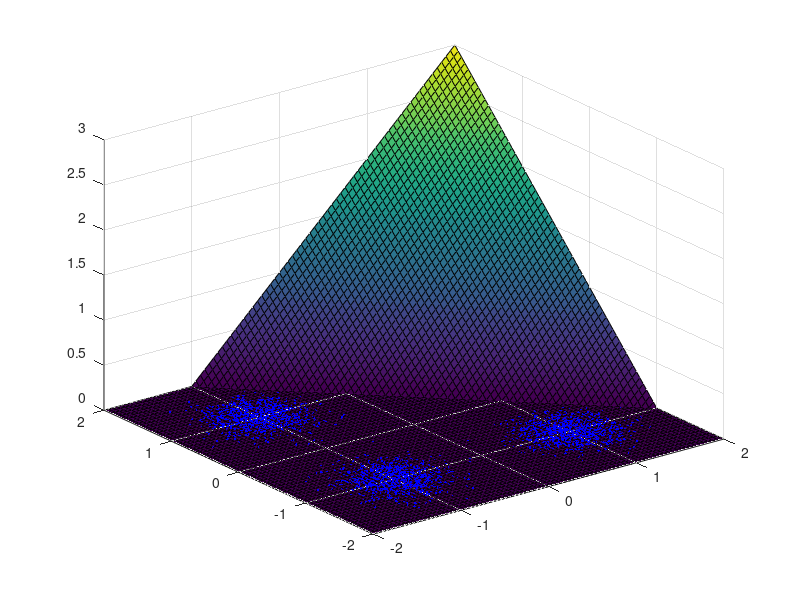

MATLAB code to generate this figure: (Note: this script raises an error after producing the figure.)
%%
clc; clear; close all;

%% Test Intput
test_input1 = 0.25*randn([2 1000]) + [ 1;  1];
test_input2 = 0.25*randn([2 1000]) + [ 1; -1];
test_input3 = 0.25*randn([2 1000]) + [-1; -1];
test_input4 = 0.25*randn([2 1000]) + [-1;  1];

test_input = [test_input1 test_input2 test_input3 test_input4];

%% 2x1 1x5
input1 = [1; 4];

% layer1w = [5 3; 2 4; 8 8; 6 3; 2 1];
% layer1b = [0 1 0 2 1];

layer1w = [1 1];
layer1b = [-1];

layer1r = layer1w*test_input + layer1b;

condition = layer1r > 0;

%% Plot of Results in 3D

[X, Y] = meshgrid(-2:0.05:2,-2:0.05:2);

Xin = reshape(X,1,[]);
Yin = reshape(Y,1,[]);

Zaux = layer1w*[Xin; Yin] + layer1b;
Zaux = Zaux.*(Zaux > 0);
Z = reshape(Zaux,size(X));

figure

surf(X,Y,Z) 
hold on
plot(test_input(1,layer1r > 0), test_input(2,layer1r > 0),'.r') 
plot(test_input(1,layer1r <= 0), test_input(2,layer1r <= 0),'.b') 
hold off

yline(0)
xline(0)

xlim([-2, 2])
ylim([-2, 2])

daspect([1 1 1])